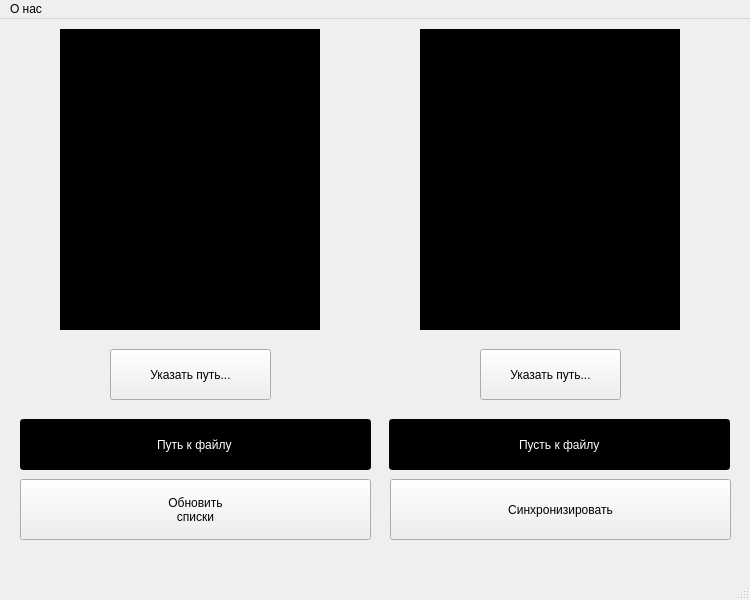
<?xml version="1.0" encoding="UTF-8"?>
<ui version="4.0">
 <class>MainWindow</class>
 <widget class="QMainWindow" name="MainWindow">
  <property name="geometry">
   <rect>
    <x>0</x>
    <y>0</y>
    <width>750</width>
    <height>600</height>
   </rect>
  </property>
  <property name="windowTitle">
   <string>MainWindow</string>
  </property>
  <widget class="QWidget" name="centralwidget">
   <widget class="QPushButton" name="path1">
    <property name="geometry">
     <rect>
      <x>110</x>
      <y>330</y>
      <width>161</width>
      <height>51</height>
     </rect>
    </property>
    <property name="styleSheet">
     <string notr="true"/>
    </property>
    <property name="text">
     <string>Указать путь...</string>
    </property>
   </widget>
   <widget class="QPushButton" name="sync">
    <property name="geometry">
     <rect>
      <x>390</x>
      <y>460</y>
      <width>341</width>
      <height>61</height>
     </rect>
    </property>
    <property name="text">
     <string>Синхронизировать</string>
    </property>
   </widget>
   <widget class="QPushButton" name="path2">
    <property name="geometry">
     <rect>
      <x>480</x>
      <y>330</y>
      <width>141</width>
      <height>51</height>
     </rect>
    </property>
    <property name="text">
     <string>Указать путь...</string>
    </property>
   </widget>
   <widget class="QTextBrowser" name="itemlistfrom">
    <property name="geometry">
     <rect>
      <x>60</x>
      <y>10</y>
      <width>260</width>
      <height>301</height>
     </rect>
    </property>
    <property name="styleSheet">
     <string notr="true">color: rgb(255, 255, 255);
font: 63 8pt &quot;Bookman Old Style&quot;;
background-color: rgb(0, 0, 0);</string>
    </property>
   </widget>
   <widget class="QTextBrowser" name="itemlistto">
    <property name="geometry">
     <rect>
      <x>420</x>
      <y>10</y>
      <width>260</width>
      <height>301</height>
     </rect>
    </property>
    <property name="styleSheet">
     <string notr="true">color: rgb(255, 255, 255);
font: 63 8pt &quot;Bookman Old Style&quot;;
background-color: rgb(0, 0, 0);</string>
    </property>
   </widget>
   <widget class="QPushButton" name="refreshbutt">
    <property name="geometry">
     <rect>
      <x>20</x>
      <y>460</y>
      <width>351</width>
      <height>61</height>
     </rect>
    </property>
    <property name="autoFillBackground">
     <bool>false</bool>
    </property>
    <property name="text">
     <string>Обновить
списки</string>
    </property>
   </widget>
   <widget class="QLineEdit" name="pathName2">
    <property name="geometry">
     <rect>
      <x>389</x>
      <y>400</y>
      <width>341</width>
      <height>51</height>
     </rect>
    </property>
    <property name="styleSheet">
     <string notr="true">color: rgb(255, 255, 255);
background-color: rgb(0, 0, 0);
font: 63 9pt &quot;Bookman Old Style&quot;;</string>
    </property>
    <property name="text">
     <string>Пусть к файлу</string>
    </property>
    <property name="frame">
     <bool>true</bool>
    </property>
    <property name="alignment">
     <set>Qt::AlignCenter</set>
    </property>
    <property name="readOnly">
     <bool>true</bool>
    </property>
   </widget>
   <widget class="QLineEdit" name="pathName1">
    <property name="geometry">
     <rect>
      <x>20</x>
      <y>400</y>
      <width>351</width>
      <height>51</height>
     </rect>
    </property>
    <property name="styleSheet">
     <string notr="true">color: rgb(255, 255, 255);
font: 63 9pt &quot;Bookman Old Style&quot;;
background-color: rgb(0, 0, 0);</string>
    </property>
    <property name="text">
     <string>Путь к файлу</string>
    </property>
    <property name="frame">
     <bool>true</bool>
    </property>
    <property name="alignment">
     <set>Qt::AlignCenter</set>
    </property>
    <property name="readOnly">
     <bool>true</bool>
    </property>
   </widget>
  </widget>
  <widget class="QMenuBar" name="menubar">
   <property name="geometry">
    <rect>
     <x>0</x>
     <y>0</y>
     <width>750</width>
     <height>26</height>
    </rect>
   </property>
   <widget class="QMenu" name="menu">
    <property name="title">
     <string>О нас</string>
    </property>
    <addaction name="By"/>
   </widget>
   <addaction name="menu"/>
  </widget>
  <widget class="QStatusBar" name="statusbar"/>
  <action name="By">
   <property name="checkable">
    <bool>true</bool>
   </property>
   <property name="text">
    <string>Авторы</string>
   </property>
  </action>
 </widget>
 <resources/>
 <connections/>
</ui>
